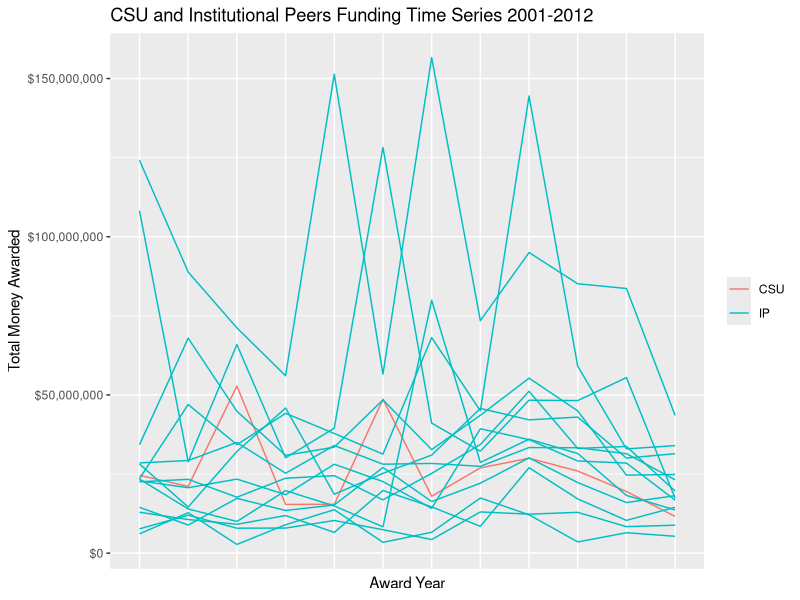
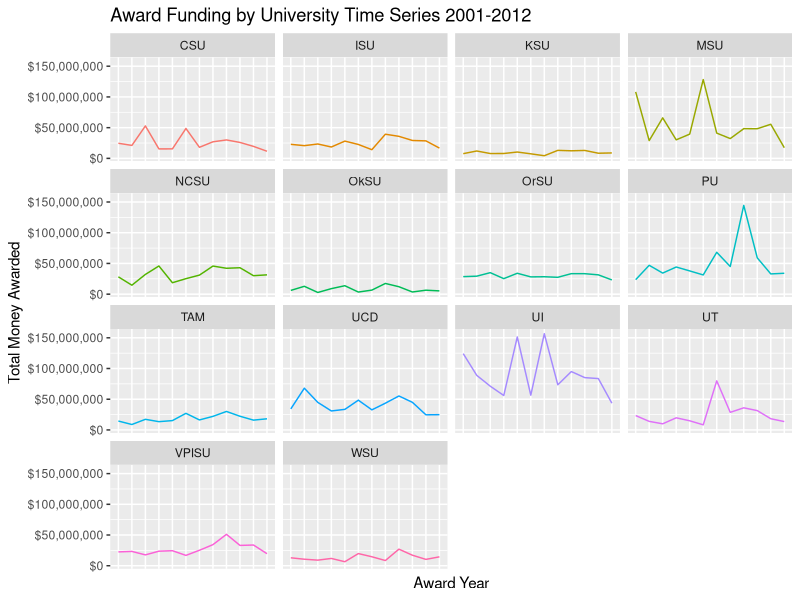

Here is the R script that generated these plots, in order:
## ---- chunk 1
# Load Libraries
library(readxl)
library(tidyverse)
library(gridExtra)
library(ggrepel)
## ---- chunk 2
#Uploading data
data<-read_xlsx("data/NSF_Funding_by_Year.xlsx")
## ---- chunk 3
# Subset data to CSU

CSU <- data %>% 
  filter(str_detect(Organization, "Colorado State")) %>% 
  mutate(Acronym = recode(Organization, "Colorado State University" = "CSU", "Colorado State University-Pueblo" = "CSU"))

# Consolidate all CSU campus information into single records by year

CSU2 <- CSU %>% 
  group_by(AwardYear) %>% 
  summarise(AWARD_COUNT = sum(AWARD_COUNT), AWARD_SUM = sum(AWARD_SUM), AvarageAwardDuration = mean(AvarageAwardDuration))%>% 
  mutate(Organization = "Colorado State University") %>% 
  mutate(Acronym = recode(Organization, "Colorado State University" = "CSU")) %>% 
  mutate("Average Award Duration (years)" = AvarageAwardDuration)


# Subset data to Institutional Peers(IP)

IP <- data %>% 
  filter(str_detect(Organization, "Colorado State", negate = TRUE)) %>%
  filter(Organization == "Iowa State University" | Organization == "Kansas State University" | Organization == "Michigan State University" | Organization == "North Carolina State University" | Organization == "Oklahoma State University" | Organization == "Oregon State University" | Organization == "Purdue University" | str_detect(Organization, "^Texas A&M") | Organization == "University of California-Davis" | Organization == "University of Illinois at Urbana-Champaign" | str_detect(Organization, "^University of Tennessee") | Organization == "Virginia Polytechnic Institute and State University" | Organization == "Washington State University")


# Consolidate all Texas A&M campus information into single records by year

IP_TAM <- IP %>% 
  filter(str_detect(Organization, "^Texas A&M")) %>% 
  group_by(AwardYear) %>% 
   summarise(AWARD_COUNT = sum(AWARD_COUNT), AWARD_SUM = sum(AWARD_SUM), AvarageAwardDuration = mean(AvarageAwardDuration)) %>% 
  mutate(Organization = "Texas A&M")

# Consolidate all University of Tennessee campus information into single records by year

IP_UT <- IP %>% 
  filter(str_detect(Organization, "^University of Tennessee")) %>% 
  group_by(AwardYear) %>% 
  summarise(AWARD_COUNT = sum(AWARD_COUNT), AWARD_SUM = sum(AWARD_SUM), AvarageAwardDuration = mean(AvarageAwardDuration)) %>% 
  mutate(Organization = "University of Tennessee")
  
# Consolidate all info that is not related to Texas A&M and University of Tennessee

IP_other <- IP %>% 
  filter(!Organization %in% c("Texas A&M International University", "Texas A&M Research Foundation", "Texas A&M University Corpus Christi","Texas A&M University Main Campus", "Texas A&M University-Commerce", "Texas A&M University-Kingsville", "University of Tennessee Chattanooga", "University of Tennessee Institute of Agriculture", "University of Tennessee Knoxville", "University of Tennessee Space Institute" ))

# recombine TAM and UT information into the larger dataset

IP_converge <- IP_other %>% 
  bind_rows(IP_TAM) %>% 
  bind_rows(IP_UT) %>%
   mutate("Average Award Duration (years)" = AvarageAwardDuration)

# combine IP_converge with CSU data

combo <- IP_converge %>% 
  bind_rows(CSU2) %>% 
     mutate(Acronym = recode(Organization, "Iowa State University" = "ISU", "Kansas State University" = "KSU", "Michigan State University" = "MSU", "North Carolina State University" = "NCSU", "Oklahoma State University" = "OkSU", "Oregon State University" = "OrSU", "Purdue University" = "PU", "University of California-Davis" = "UCD", "University of Illinois at Urbana-Champaign" = "UI", "Virginia Polytechnic Institute and State University" = "VPISU", "Washington State University" = "WSU", "Colorado State University" = "CSU", "University of Tennessee" = "UT", "Texas A&M" = "TAM" )) %>% 
  mutate(Group = if_else(Acronym == "CSU", "CSU", "IP"))

# checks how many organizations there are in the institutional peers object
unique(combo$Acronym)

# Filter data to include just 2012

combo_2012 <- combo %>% 
  filter(AwardYear == 2012)
## ---- chunk 4
highlight_combo <- combo %>% 
  mutate(highlight = if_else(Acronym == "CSU", "CSU", "IP"))
## ---- chunk 5
plot1 <- ggplot(highlight_combo, mapping = aes(x = as.factor(AwardYear), y = AWARD_SUM, color = highlight, group = Organization)) +
  geom_line() +
  labs(title = "CSU and Institutional Peers Funding Time Series 2001-2012", x = "Award Year", y = "Total Money Awarded") +
  scale_y_continuous(labels = scales::label_dollar()) +
  theme(legend.title = element_blank(),axis.ticks.x = element_blank(),axis.text.x = element_blank())

print(plot1)
## ---- chunk 6
plot2 <- combo %>% 
  ggplot(mapping = aes(x = as.factor(AwardYear), y = AWARD_SUM, color = Organization, group = Organization)) +
  geom_line() +
  labs(title = "Award Funding by University Time Series 2001-2012", x = "Award Year", y = "Total Money Awarded") +
  scale_y_continuous(labels = scales::label_dollar()) +
  facet_wrap(~Acronym) +
  theme(legend.position = "none", axis.ticks.x = element_blank(),axis.text.x = element_blank())

print(plot2)
